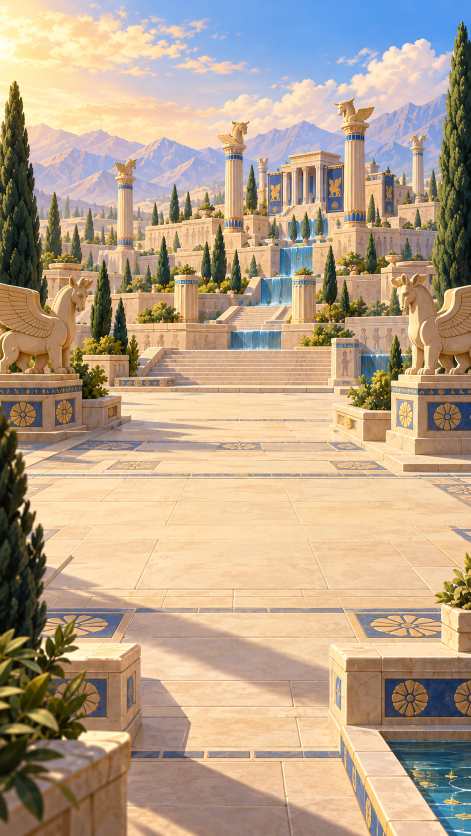
#> input picture art/reference/backgrounds/main-menu.png, 941 x 1672 px (shown at 1/2 size); its folder holds only this picture in this run
$ python optimize-images.py
#> lines starting #> are read from the running program, lines starting #| are printed output that depends on the picture
#> (reads scripts/image-exports.json from the repository)
#> in main, source is the input picture: PIL image 941x1672 RGB; mean R, G, B 183, 162, 138.2
"""Export full-resolution WebP runtime assets from preserved PNG masters.

Requires Python 3 and Pillow >= 10.2 with WebP support. No network/API is used.
"""

import argparse
import hashlib
import json
import math
from pathlib import Path

from PIL import Image, ImageChops, ImageStat, features


ROOT = Path(__file__).resolve().parents[1]
MASTERS = ROOT / "art/reference"
RUNTIME = ROOT / "public/assets"
MANIFEST = Path(__file__).with_name("image-exports.json")


class QualityError(ValueError):
    """The export needs a higher quality profile."""


def verify(source, output, asset, minimum_psnr):
#> called with minimum_psnr = 38
    with Image.open(output) as image:
        if image.format != "WEBP" or image.size != source.size:
            raise ValueError(f"Wrong format/dimensions: {output}")
        if image.info.get("icc_profile", b"") != source.info.get("icc_profile", b""):
            raise ValueError(f"Color profile changed: {output}")
        decoded = image.convert("RGBA")
    original = source.convert("RGBA")
    if original.getchannel("A").tobytes() != decoded.getchannel("A").tobytes():
        raise ValueError(f"Transparency changed: {output}")

    frames = {"full": (0, 0, *source.size), **asset["frames"]}
#> frames = {'full': (0, 0, 941, 1672)}
    worst = math.inf
    for name, (x, y, width, height) in frames.items():
        if min(x, y) < 0 or min(width, height) <= 0 or x + width > source.width or y + height > source.height:
            raise ValueError(f"Invalid frame {name}: {asset['file']}")
        rect = (x, y, x + width, y + height)
        before, after = original.crop(rect), decoded.crop(rect)
        # A regression floor per used frame; human image review remains necessary.
        for color in ("#252b2d", "#eadfc6"):
            base = Image.new("RGBA", before.size, color)
            a = Image.alpha_composite(base, before).convert("RGB")
            b = Image.alpha_composite(base, after).convert("RGB")
            rms = ImageStat.Stat(ImageChops.difference(a, b)).rms
            mse = sum(channel * channel for channel in rms) / 3
            score = 10 * math.log10(255 * 255 / mse) if mse else math.inf
            worst = min(worst, score)
            if score < minimum_psnr:
                raise QualityError(f"{asset['file']} / {name}: {score:.2f} dB < {minimum_psnr} dB")
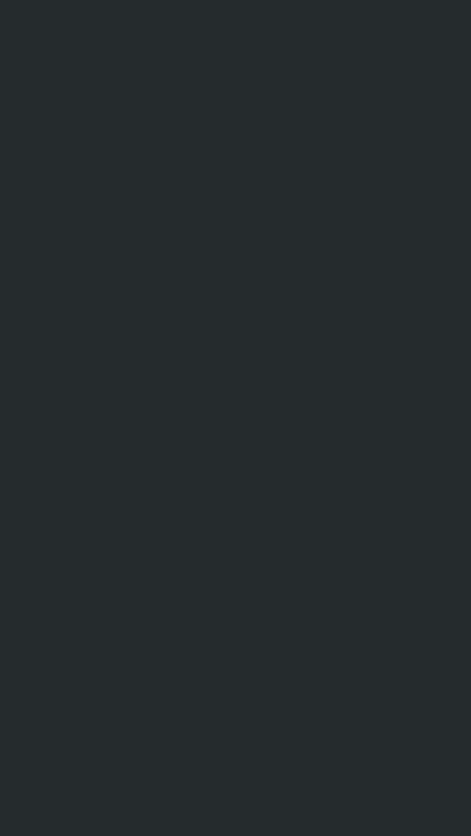
#> base: PIL image 941x1672 RGBA (shown at 1/2 size); mean R, G, B, A 37, 43, 45, 255
#> (the run stopped early here; a loop or call above may not have finished)
